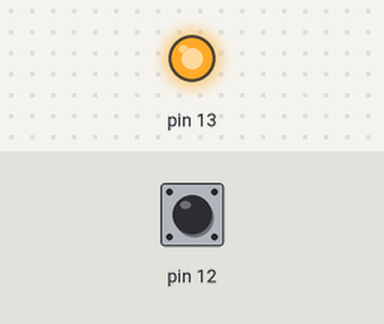
The sketch below on a simulated Arduino Uno, built with avr-gcc and run on an emulated ATmega328P. Shown: output pins drawn as LEDs (lit = HIGH). The inputs (shaded band) are chosen by the test bench; at power-on: pin 12 HIGH. What the sketch prints to the serial monitor is not drawn.

Above: at 1.2 s.
1.3 s: pin 12 pulled LOW for 0.15 s
At 1.38 s:
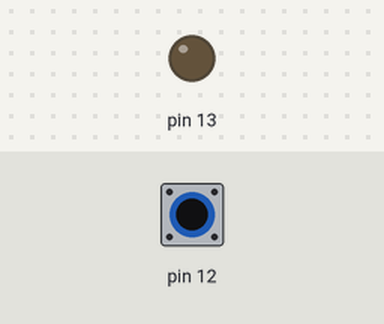
2.9 s: pin 12 pulled LOW for 3.2 s
At 7.5 s:
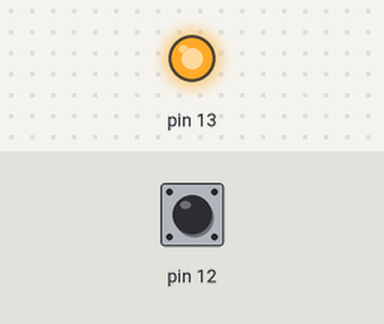
Timing chart, 0 to 9.0 s (numbered marks = the images above; inputs shaded):
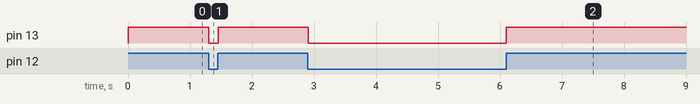

The sketch:

Push_Button___pin_12.ino
```cpp
// --Auth : Yagya-Code-Holic-- //

// program to read push button press , which is placed at pin 12 and GND in ardiuno.

void setup() {
  // put your setup code here, to run once:

    pinMode(12,INPUT_PULLUP);
    pinMode(13,OUTPUT);
    Serial.begin();
}

void loop() {
  // put your main code here, to run repeatedly:
    int val = digitalRead(12);
    Serial.println(val); // println() prints our data in next line
    digitalWrite(13,val);


//   all folowings are same:
//      digitalWrite(13,val);
//      digitalWrite(13,1);
//      digitalWrite(13,true);
//      digitalWrite(13,HIGH);
// or,
//      digitalWrite(13,val);
//      digitalWrite(13,0);
//      digitalWrite(13,false);
//      digitalWrite(13,LOW);

}
```

Measured:
- after the input at 1.3 s, pin 13: HIGH → LOW at once, → HIGH 0.15 s later
- after the input at 2.9 s, pin 13: HIGH → LOW at once, → HIGH 3.2 s later
